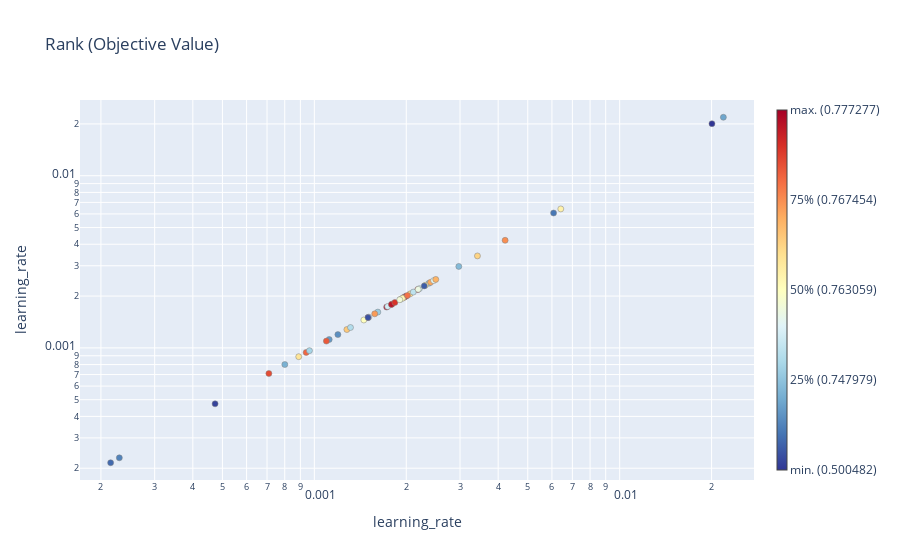

The code cell stored with this chart in its notebook:
### Code cell
trainer.plot_rank(params=["learning_rate"])

### Figure 1 — Plotly figure (JSON) as saved in the notebook; plotly's stock layout.template omitted (floating-point values rounded to 4 significant figures)
{"data": [{"hovertemplate": "%{hovertext}<extra></extra>", "hovertext": ["Trial #0<br>batch_size: 225<br>num_layers: 4<br>hidden_size: 56<br>optimizer: SGD<br>learning_rate: 0.00047312448952326833<br>num_epochs: 154<br><b>Objective Value: 0.6918722735196724</b>", "Trial #1<br>batch_size: 134<br>num_layers: 7<br>hidden_size: 33<br>optimizer: RMSprop<br>learning_rate: 0.0008004760715824396<br>num_epochs: 172<br><b>Objective Value: 0.7452247495600096</b>", "Trial #2<br>batch_size: 171<br>num_layers: 4<br>hidden_size: 61<br>optimizer: SGD<br>learning_rate: 0.00021522680800772535<br>num_epochs: 102<br><b>Objective Value: 0.730410004253935</b>", "Trial #3<br>batch_size: 176<br>num_layers: 2<br>hidden_size: 60<br>optimizer: SGD<br>learning_rate: 0.0002298314849627227<br>num_epochs: 131<br><b>Objective Value: 0.7416579085654232</b>", "Trial #4<br>batch_size: 149<br>num_layers: 10<br>hidden_size: 27<br>optimizer: SGD<br>learning_rate: 0.006074947399197594<br>num_epochs: 188<br><b>Objective Value: 0.7346451717839002</b>", "Trial #8<br>batch_size: 73<br>num_layers: 10<br>hidden_size: 25<br>optimizer: Adam<br>learning_rate: 0.00641453151394156<br>num_epochs: 87<br><b>Objective Value: 0.7649987696953015</b>", "Trial #14<br>batch_size: 218<br>num_layers: 4<br>hidden_size: 48<br>optimizer: RMSprop<br>learning_rate: 0.0011943572160407663<br>num_epochs: 79<br><b>Objective Value: 0.7424680329304607</b>", "Trial #18<br>batch_size: 99<br>num_layers: 7<br>hidden_size: 26<br>optimizer: RMSprop<br>learning_rate: 0.0042155860200579<br>num_epochs: 146<br><b>Objective Value: 0.7674536446212746</b>", "Trial #20<br>batch_size: 101<br>num_layers: 1<br>hidden_size: 50<br>optimizer: Adam<br>learning_rate: 0.021856383510818346<br>num_epochs: 86<br><b>Objective Value: 0.7440257237945098</b>", "Trial #27<br>batch_size: 96<br>num_layers: 7<br>hidden_size: 29<br>optimizer: RMSprop<br>learning_rate: 0.0011187495508619507<br>num_epochs: 140<br><b>Objective Value: 0.743783833379209</b>", "Trial #31<br>batch_size: 116<br>num_layers: 3<br>hidden_size: 48<br>optimizer: Adam<br>learning_rate: 0.020055781876947308<br>num_epochs: 89<br><b>Objective Value: 0.5004816955684008</b>", "Trial #69<br>batch_size: 57<br>num_layers: 5<br>hidden_size: 75<br>optimizer: RMSprop<br>learning_rate: 0.0023730533597651295<br>num_epochs: 126<br><b>Objective Value: 0.7479793809273577</b>", "Trial #72<br>batch_size: 45<br>num_layers: 4<br>hidden_size: 53<br>optimizer: RMSprop<br>learning_rate: 0.0016141673499724242<br>num_epochs: 138<br><b>Objective Value: 0.7519069722826948</b>", "Trial #77<br>batch_size: 14<br>num_layers: 6<br>hidden_size: 45<br>optimizer: RMSprop<br>learning_rate: 0.0019154914791345379<br>num_epochs: 151<br><b>Objective Value: 0.7630031737690698</b>", "Trial #78<br>batch_size: 19<br>num_layers: 6<br>hidden_size: 37<br>optimizer: RMSprop<br>learning_rate: 0.001971222256709902<br>num_epochs: 144<br><b>Objective Value: 0.7734060255736557</b>", "Trial #79<br>batch_size: 18<br>num_layers: 6<br>hidden_size: 38<br>optimizer: RMSprop<br>learning_rate: 0.0020596413901968294<br>num_epochs: 144<br><b>Objective Value: 0.7660346236935831</b>", "Trial #80<br>batch_size: 17<br>num_layers: 6<br>hidden_size: 38<br>optimizer: RMSprop<br>learning_rate: 0.0024023765400756655<br>num_epochs: 151<br><b>Objective Value: 0.7673154960004671</b>", "Trial #81<br>batch_size: 16<br>num_layers: 6<br>hidden_size: 40<br>optimizer: RMSprop<br>learning_rate: 0.00218070058621677<br>num_epochs: 146<br><b>Objective Value: 0.7743553411906013</b>", "Trial #82<br>batch_size: 19<br>num_layers: 6<br>hidden_size: 38<br>optimizer: RMSprop<br>learning_rate: 0.002209003329992189<br>num_epochs: 151<br><b>Objective Value: 0.7566947342958904</b>", "Trial #89<br>batch_size: 13<br>num_layers: 6<br>hidden_size: 35<br>optimizer: RMSprop<br>learning_rate: 0.0017954878605008614<br>num_epochs: 135<br><b>Objective Value: 0.7676381903260515</b>", "Trial #94<br>batch_size: 8<br>num_layers: 6<br>hidden_size: 37<br>optimizer: RMSprop<br>learning_rate: 0.0009404165927333984<br>num_epochs: 144<br><b>Objective Value: 0.7677679978980558</b>", "Trial #96<br>batch_size: 19<br>num_layers: 6<br>hidden_size: 43<br>optimizer: RMSprop<br>learning_rate: 0.0008889915588697047<br>num_epochs: 143<br><b>Objective Value: 0.7658010743270859</b>", "Trial #97<br>batch_size: 25<br>num_layers: 7<br>hidden_size: 46<br>optimizer: RMSprop<br>learning_rate: 0.0009639085971986638<br>num_epochs: 145<br><b>Objective Value: 0.7520268748592449</b>", "Trial #102<br>batch_size: 19<br>num_layers: 6<br>hidden_size: 41<br>optimizer: RMSprop<br>learning_rate: 0.0023100623473611896<br>num_epochs: 148<br><b>Objective Value: 0.7653704676826065</b>", "Trial #104<br>batch_size: 24<br>num_layers: 7<br>hidden_size: 40<br>optimizer: RMSprop<br>learning_rate: 0.002972682563145739<br>num_epochs: 147<br><b>Objective Value: 0.7456449298934847</b>", "Trial #108<br>batch_size: 14<br>num_layers: 6<br>hidden_size: 39<br>optimizer: RMSprop<br>learning_rate: 0.0007096899854163061<br>num_epochs: 155<br><b>Objective Value: 0.7691348872707254</b>", "Trial #112<br>batch_size: 22<br>num_layers: 6<br>hidden_size: 36<br>optimizer: RMSprop<br>learning_rate: 0.002459619942694757<br>num_epochs: 154<br><b>Objective Value: 0.7618291711499803</b>", "Trial #115<br>batch_size: 8<br>num_layers: 7<br>hidden_size: 34<br>optimizer: RMSprop<br>learning_rate: 0.0015767827216727173<br>num_epochs: 143<br><b>Objective Value: 0.7673353059913754</b>", "Trial #121<br>batch_size: 13<br>num_layers: 6<br>hidden_size: 37<br>optimizer: RMSprop<br>learning_rate: 0.0017256905877667918<br>num_epochs: 153<br><b>Objective Value: 0.7758963499570436</b>", "Trial #124<br>batch_size: 11<br>num_layers: 6<br>hidden_size: 34<br>optimizer: RMSprop<br>learning_rate: 0.0010950434566287459<br>num_epochs: 148<br><b>Objective Value: 0.7685369383346262</b>", "Trial #129<br>batch_size: 17<br>num_layers: 7<br>hidden_size: 34<br>optimizer: RMSprop<br>learning_rate: 0.0012782616376688588<br>num_epochs: 156<br><b>Objective Value: 0.7663349014505083</b>", "Trial #131<br>batch_size: 18<br>num_layers: 7<br>hidden_size: 36<br>optimizer: RMSprop<br>learning_rate: 0.002108988779156845<br>num_epochs: 156<br><b>Objective Value: 0.7560628998490271</b>", "Trial #142<br>batch_size: 27<br>num_layers: 6<br>hidden_size: 38<br>optimizer: RMSprop<br>learning_rate: 0.002498908225898995<br>num_epochs: 139<br><b>Objective Value: 0.7666946091801583</b>", "Trial #162<br>batch_size: 8<br>num_layers: 6<br>hidden_size: 42<br>optimizer: RMSprop<br>learning_rate: 0.001500452243285654<br>num_epochs: 150<br><b>Objective Value: 0.771983876752663</b>", "Trial #172<br>batch_size: 16<br>num_layers: 6<br>hidden_size: 46<br>optimizer: RMSprop<br>learning_rate: 0.0019940796634093597<br>num_epochs: 157<br><b>Objective Value: 0.7772773148495692</b>", "Trial #181<br>batch_size: 12<br>num_layers: 6<br>hidden_size: 45<br>optimizer: RMSprop<br>learning_rate: 0.001738964559127614<br>num_epochs: 151<br><b>Objective Value: 0.7602198700464596</b>", "Trial #196<br>batch_size: 13<br>num_layers: 5<br>hidden_size: 24<br>optimizer: RMSprop<br>learning_rate: 0.0019563058660925924<br>num_epochs: 158<br><b>Objective Value: 0.7666143265854248</b>", "Trial #197<br>batch_size: 8<br>num_layers: 5<br>hidden_size: 25<br>optimizer: RMSprop<br>learning_rate: 0.0019421814613711117<br>num_epochs: 164<br><b>Objective Value: 0.7638742920534828</b>", "Trial #202<br>batch_size: 8<br>num_layers: 5<br>hidden_size: 28<br>optimizer: RMSprop<br>learning_rate: 0.002188145322289701<br>num_epochs: 159<br><b>Objective Value: 0.7620142381703076</b>", "Trial #204<br>batch_size: 11<br>num_layers: 6<br>hidden_size: 22<br>optimizer: RMSprop<br>learning_rate: 0.0017884903222521974<br>num_epochs: 163<br><b>Objective Value: 0.7747286031245568</b>", "Trial #212<br>batch_size: 13<br>num_layers: 6<br>hidden_size: 40<br>optimizer: RMSprop<br>learning_rate: 0.001835659482256073<br>num_epochs: 157<br><b>Objective Value: 0.77269703642536</b>", "Trial #221<br>batch_size: 15<br>num_layers: 6<br>hidden_size: 45<br>optimizer: RMSprop<br>learning_rate: 0.0019048793410816924<br>num_epochs: 149<br><b>Objective Value: 0.762802467282236</b>", "Trial #230<br>batch_size: 8<br>num_layers: 7<br>hidden_size: 35<br>optimizer: RMSprop<br>learning_rate: 0.0014524552893033695<br>num_epochs: 141<br><b>Objective Value: 0.7630589545329429</b>", "Trial #231<br>batch_size: 8<br>num_layers: 7<br>hidden_size: 35<br>optimizer: RMSprop<br>learning_rate: 0.0015084419687297589<br>num_epochs: 141<br><b>Objective Value: 0.7602761721258832</b>", "Trial #233<br>batch_size: 12<br>num_layers: 7<br>hidden_size: 34<br>optimizer: RMSprop<br>learning_rate: 0.0013135004810483706<br>num_epochs: 145<br><b>Objective Value: 0.7543811358840262</b>", "Trial #237<br>batch_size: 21<br>num_layers: 7<br>hidden_size: 32<br>optimizer: RMSprop<br>learning_rate: 0.001499491673750259<br>num_epochs: 105<br><b>Objective Value: 0.6952681230137878</b>", "Trial #282<br>batch_size: 8<br>num_layers: 6<br>hidden_size: 36<br>optimizer: RMSprop<br>learning_rate: 0.0022908526660053307<br>num_epochs: 144<br><b>Objective Value: 0.721173335335185</b>", "Trial #286<br>batch_size: 14<br>num_layers: 6<br>hidden_size: 27<br>optimizer: RMSprop<br>learning_rate: 0.003421565915015113<br>num_epochs: 129<br><b>Objective Value: 0.7660883191952557</b>", "Trial #294<br>batch_size: 12<br>num_layers: 6<br>hidden_size: 28<br>optimizer: RMSprop<br>learning_rate: 0.0020178665783214104<br>num_epochs: 125<br><b>Objective Value: 0.7676924071432742</b>"], "marker": {"color": ["rgb(53.0, 67.0, 155.0)", "rgb(121.0, 177.0, 211.0)", "rgb(66.0, 106.0, 175.0)", "rgb(81.0, 131.0, 187.0)", "rgb(71.0, 119.0, 181.0)", "rgb(255.0, 242.0, 171.0)", "rgb(91.0, 143.0, 193.0)", "rgb(249.0, 142.0, 82.0)", "rgb(110.0, 166.0, 205.0)", "rgb(100.0, 154.0, 199.0)", "rgb(49.0, 54.0, 149.0)", "rgb(143.0, 195.0, 221.0)", "rgb(155.0, 204.0, 226.0)", "rgb(249.0, 252.0, 203.0)", "rgb(207.0, 40.0, 39.0)", "rgb(254.0, 222.0, 142.0)", "rgb(252.0, 169.0, 94.0)", "rgb(196.0, 30.0, 39.0)", "rgb(200.0, 231.0, 241.0)", "rgb(247.0, 128.0, 76.0)", "rgb(240.0, 101.0, 64.0)", "rgb(254.0, 229.0, 152.0)", "rgb(166.0, 213.0, 231.0)", "rgb(254.0, 236.0, 162.0)", "rgb(132.0, 186.0, 216.0)", "rgb(228.0, 76.0, 52.0)", "rgb(229.0, 245.0, 238.0)", "rgb(250.0, 155.0, 88.0)", "rgb(175.0, 10.0, 38.0)", "rgb(234.0, 89.0, 58.0)", "rgb(254.0, 201.0, 122.0)", "rgb(189.0, 226.0, 238.0)", "rgb(253.0, 180.0, 103.0)", "rgb(222.0, 63.0, 46.0)", "rgb(165.0, 0.0, 38.0)", "rgb(211.0, 236.0, 244.0)", "rgb(253.0, 191.0, 113.0)", "rgb(255.0, 249.0, 181.0)", "rgb(236.0, 248.0, 227.0)", "rgb(186.0, 20.0, 38.0)", "rgb(216.0, 51.0, 40.0)", "rgb(242.0, 250.0, 215.0)", "rgb(255.0, 255.0, 191.0)", "rgb(222.0, 242.0, 247.0)", "rgb(178.0, 220.0, 235.0)", "rgb(57.0, 80.0, 162.0)", "rgb(61.0, 93.0, 168.0)", "rgb(254.0, 212.0, 132.0)", "rgb(245.0, 114.0, 70.0)"], "line": {"color": "Grey", "width": 0.5}}, "mode": "markers", "showlegend": false, "type": "scatter", "x": [0.0004731, 0.0008005, 0.0002152, 0.0002298, 0.006075, 0.006415, 0.001194, 0.004216, 0.02186, 0.001119, 0.02006, 0.002373, 0.001614, 0.001915, 0.001971, 0.00206, 0.002402, 0.002181, 0.002209, 0.001795, 0.0009404, 0.000889, 0.0009639, 0.00231, 0.002973, 0.0007097, 0.00246, 0.001577, 0.001726, 0.001095, 0.001278, 0.002109, 0.002499, 0.0015, 0.001994, 0.001739, 0.001956, 0.001942, 0.002188, 0.001788, 0.001836, 0.001905, 0.001452, 0.001508, 0.001314, 0.001499, 0.002291, 0.003422, 0.002018], "xaxis": "x", "y": [0.0004731, 0.0008005, 0.0002152, 0.0002298, 0.006075, 0.006415, 0.001194, 0.004216, 0.02186, 0.001119, 0.02006, 0.002373, 0.001614, 0.001915, 0.001971, 0.00206, 0.002402, 0.002181, 0.002209, 0.001795, 0.0009404, 0.000889, 0.0009639, 0.00231, 0.002973, 0.0007097, 0.00246, 0.001577, 0.001726, 0.001095, 0.001278, 0.002109, 0.002499, 0.0015, 0.001994, 0.001739, 0.001956, 0.001942, 0.002188, 0.001788, 0.001836, 0.001905, 0.001452, 0.001508, 0.001314, 0.001499, 0.002291, 0.003422, 0.002018], "yaxis": "y"}, {"hoverinfo": "none", "marker": {"cmax": 1, "cmin": 0, "colorbar": {"thickness": 10, "ticktext": ["min. (0.500482)", "25% (0.747979)", "50% (0.763059)", "75% (0.767454)", "max. (0.777277)"], "tickvals": [0, 0.25, 0.5, 0.75, 1]}, "colorscale": [[0, "rgb(49,54,149)"], [0.1, "rgb(69,117,180)"], [0.2, "rgb(116,173,209)"], [0.3, "rgb(171,217,233)"], [0.4, "rgb(224,243,248)"], [0.5, "rgb(255,255,191)"], [0.6, "rgb(254,224,144)"], [0.7, "rgb(253,174,97)"], [0.8, "rgb(244,109,67)"], [0.9, "rgb(215,48,39)"], [1, "rgb(165,0,38)"]], "showscale": true}, "mode": "markers", "showlegend": false, "type": "scatter", "x": [null], "y": [null]}], "layout": {"title": {"text": "Rank (Objective Value)"}, "xaxis": {"anchor": "y", "domain": [0, 1], "range": [-3.767, -1.56], "title": {"text": "learning_rate"}, "type": "log"}, "yaxis": {"anchor": "x", "domain": [0, 1], "range": [-3.767, -1.56], "title": {"text": "learning_rate"}, "type": "log"}}}
